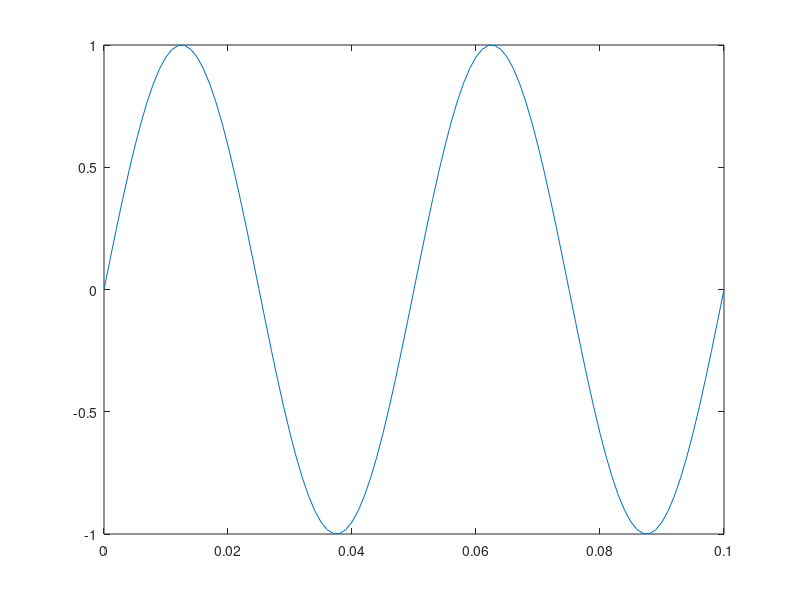
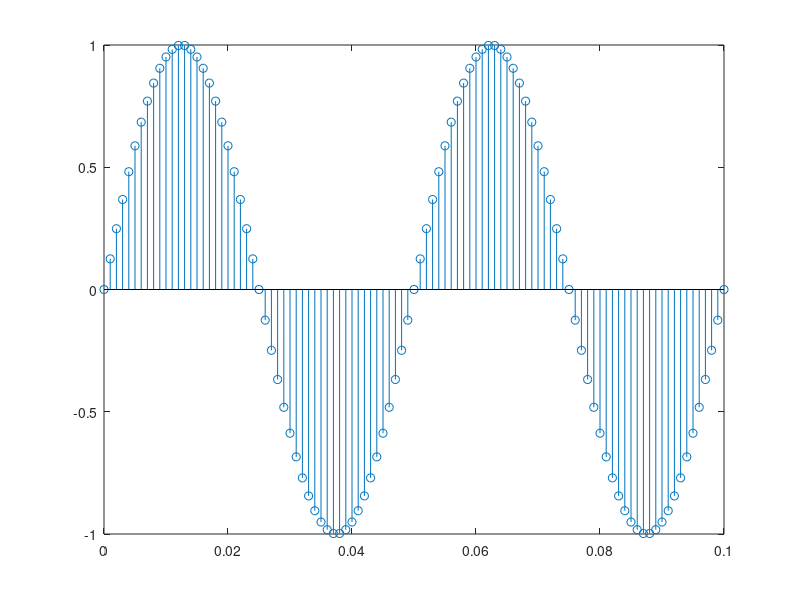

Write the MATLAB code that produced these figures, in order. (Note: this script raises an error after producing the figures.)
clc
clear all
close all
%%load the signal
t = 0:0.001:0.1;
signal = sin(2*pi*20*t);

%%plot the original signal
figure("Name", "original");
plot(t, signal);

%plot the sampled version
figure("Name", "stem_the_signal");
stem(t, signal);

%u_law_compressor_not plausible

%%quantized
bit = 8;
y_quantized = quantize(signal,bit);
figure("Name", "quantized");
stem(y_quantized);

%%reconstruct
recon = interp1(t, double(y_quantized), t);
figure("Name", "recon");
plot(recon);


%%SQNR
SQNR_hard_coded = signal_noise_ratio(signal, y_quantized);
SQNR_eq=1.76+6*bit;

%%Encoding
N = 8;
encoded_n = encoder(N, signal, bit, y_quantized);
encod = encoded_n;

%%loose the single bit
restore= loose_bit_twos(encod)
figure("Name", "restore")
plot(t, restore)

%%signal shift restore
restore_shift = signal_shift_encod(N, signal, bit, y_quantized)

%%encod shift
encod_loose = encod_bin_shift(encoded_n)
figure("Name", "stairs_encoded_x")
stairs(1: length(signal), bin2dec(x))




